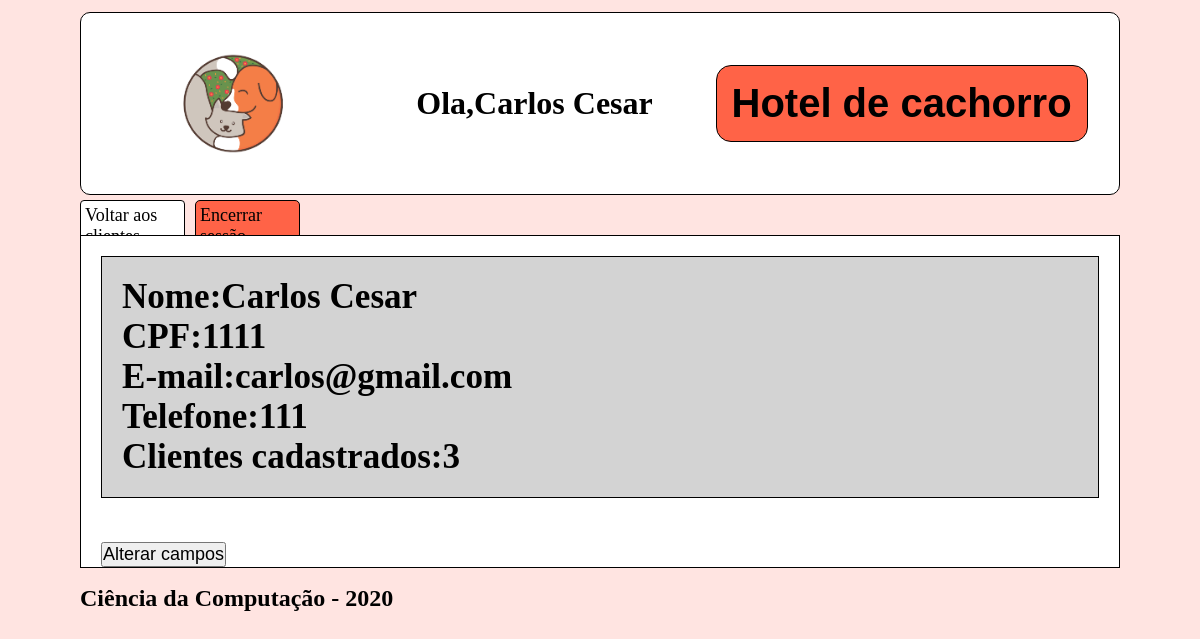
The page /monitor/1 (signed in) on the database its author committed.
### cliente/models.py (models this page shows, shortened)
class Pessoa(models.Model):
    _CPF = models.CharField(max_length=16, blank=False,null=False, default=0)
    _nome = models.CharField("Nome",max_length=100,blank=False,null=False)
    _email = models.EmailField("E-Mail",max_length=200,blank=True, null=False, unique=True)
    _tel = models.CharField("Telefone",max_length=20,blank=True,null=True)
    user = models.OneToOneField(User, verbose_name="Usuario",on_delete=models.CASCADE, null=True)
    class Meta:
        abstract = True
    @property
    def nome(self):
        return self._nome
    @property
    def CPF(self):
        return self._CPF
    @property
    def email(self):
        return self._email
    @property
    def tel(self):
        return self._tel

class Monitor(Pessoa):
    administrador = models.ForeignKey(Administrador, verbose_name="Administradores",on_delete=models.CASCADE, null=True,blank=True)
    _CTPS = models.CharField(max_length=25,blank=True,null=True)
    class Meta:
        verbose_name = 'monitor'
        verbose_name_plural = 'monitores'
    @property
    def CTPS(self):
        return self._CTPS

### cliente/views.py (the view)
# urls.py: path('monitor/<id>', views.monitor_page),
@login_required(login_url='/login/')
def monitor_page(request,id):
    monitor = Monitor.objects.get(user = request.user, id=id)
    cliente = Cliente.objects.filter(monitor_escolhido = monitor)
    return render(request,'monitor-pagina.html',{'cliente':cliente,'monitor':monitor})

### cliente/templates/monitor-pagina.html (shortened to what this page needs)
{%load static%}
<!DOCTYPE html>
<html lang="en">
<head>
</head>
<body>
    <div class="header">
            <img class="logo" src="{% static 'logo.png' %}" alt="My image">
            <h1 class="user">Ola,{{monitor.nome}}</h1>
            <h1 class="title">Hotel de cachorro</h1>
    </div>
    <div class="nav">
            <ul class="nav-1">
                <li class='cadastro'><a href="/monitor/">Voltar aos clientes</a></li>
                <li class='logout'><a href="/logout/">Encerrar sessão</a></li>
            </ul>
    </div>
    <div class="conteudo">
        <div class="pet">
            <h3>Nome:{{monitor.nome}}</h3>
            <h3>CPF:{{monitor.CPF}}</h3>
            <h3>E-mail:{{monitor.email}}</h3>
            <h3>Telefone:{{monitor.tel}}</h3>
            <h3>Clientes cadastrados:{{cliente.count}}</h3>
        </div>
        <div class="botoes">
            <button class=""><a href="/novo-monitor/?id={{monitor.id}}">Alterar campos</a></button>
        </div>
    </div>
    <div class="footer">
        <footer>
            <h2>Ciência da Computação - 2020</h2>
        </footer>
    </div>
</body>
</html>

### cliente/templates/monitor-pagina.html (style rules this page uses)
* { padding:0; margin:0; }
body { display: grid; background-color:mistyrose; min-width: 100vh; grid-template-columns: 1fr; grid-template-rows: 200px 30px 1fr 100px; grid-template-areas: 'cabecalho' 'navegacao' 'conteudo' 'rodape'; }
.header { display:flex; margin:12px 80px 5px 80px; grid-area: cabecalho; background-color:white; align-items:center; border:solid 1px black; border-radius: 10px; justify-content: space-around; }
.logo { height: 100%; }
.title { font-size:40px; font-family: Arial, "Helvetica Neue", Helvetica, sans-serif; border:solid 1px black; background-color:tomato; padding:15px; border-radius:15px; }
.nav { grid-area:navegacao; margin:0px 900px 5px 80px; }
.nav-1 { display: grid; list-style: none; grid-template-columns: 1fr 1fr; grid-gap: 10px; grid-template-areas: 'botao-1 botao-2'; }
.nav-1 .cadastro { grid-area:botao-1; padding:4px; background-color:white; border:solid 1px black; border-radius: 4px; }
.nav-1 .logout { grid-area:botao-2; padding:4px; border:solid 1px black; background-color:tomato; border-radius: 5px; }
a { text-decoration: none; font-size: 18px; color:black; }
.conteudo { grid-area:conteudo; margin:5px 80px 5px 80px; background-color:white; display: grid; grid-template-columns: 1fr; grid-gap: 24px; border:solid 1px black; }
.pet { margin:20px; border:solid 1px black; padding:20px; background-color:lightgray; font-size: 30px; }
.botoes { margin-left:20px; }
.footer { grid-area:rodape; margin:12px 80px 5px 80px; }

### rows shown on the page
Monitor: nome "Carlos Cesar", CPF "1111", email "carlos@gmail.com", tel "111"

### other values the page prints
{{ cliente.count }} "3"
